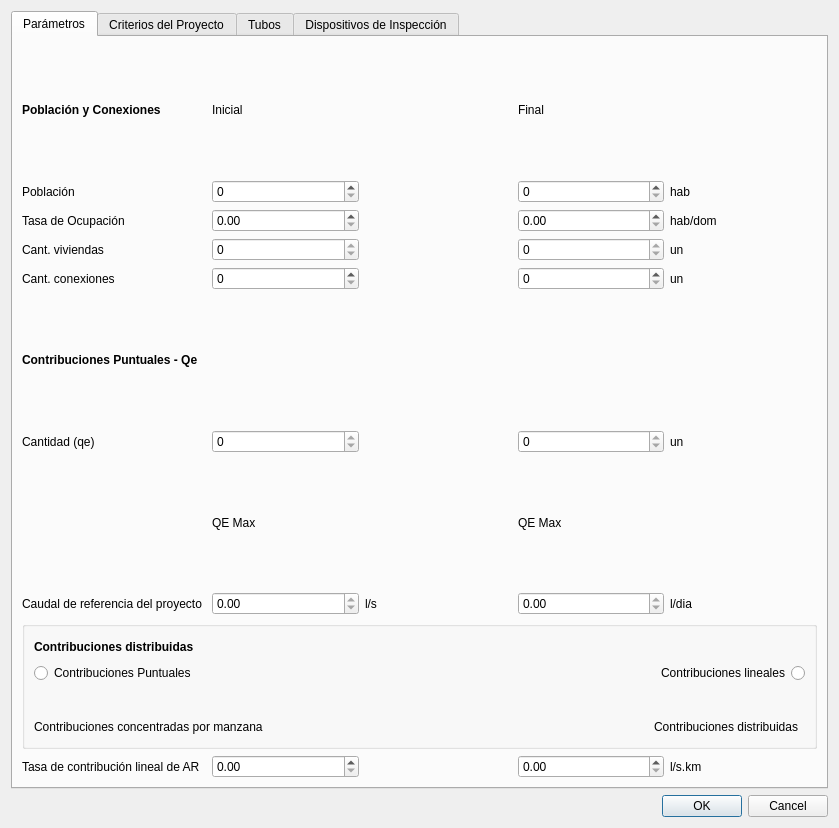
<?xml version="1.0" encoding="UTF-8"?>
<ui version="4.0">
 <class>NewParameterDialog</class>
 <widget class="QDialog" name="NewParameterDialog">
  <property name="geometry">
   <rect>
    <x>0</x>
    <y>0</y>
    <width>839</width>
    <height>828</height>
   </rect>
  </property>
  <property name="windowTitle">
   <string>SANIBIDapp</string>
  </property>
  <layout class="QGridLayout" name="gridLayout_3">
   <item row="1" column="0">
    <widget class="QTabWidget" name="ParametersWidget">
     <property name="autoFillBackground">
      <bool>false</bool>
     </property>
     <property name="currentIndex">
      <number>0</number>
     </property>
     <property name="movable">
      <bool>false</bool>
     </property>
     <widget class="QWidget" name="parametersLabel">
      <attribute name="title">
       <string>Parámetros</string>
      </attribute>
      <layout class="QGridLayout" name="gridLayout_2">
       <item row="13" column="0">
        <widget class="QLabel" name="qeReferenceMaxLabel">
         <property name="text">
          <string>Caudal de referencia del proyecto </string>
         </property>
        </widget>
       </item>
       <item row="0" column="1">
        <widget class="QLabel" name="startLabel">
         <property name="text">
          <string>Inicial</string>
         </property>
        </widget>
       </item>
       <item row="12" column="1">
        <widget class="QLabel" name="qeMaxLabel">
         <property name="text">
          <string>QE Max</string>
         </property>
        </widget>
       </item>
       <item row="10" column="4">
        <widget class="QLabel" name="unitLabel_8">
         <property name="text">
          <string>un</string>
         </property>
        </widget>
       </item>
       <item row="3" column="4">
        <widget class="QLabel" name="populationLabel_3">
         <property name="text">
          <string>hab/dom</string>
         </property>
        </widget>
       </item>
       <item row="1" column="1">
        <widget class="QSpinBox" name="beginningPopulationEdit"/>
       </item>
       <item row="15" column="0" colspan="5">
        <widget class="QGroupBox" name="groupBox">
         <property name="title">
          <string/>
         </property>
         <layout class="QGridLayout" name="gridLayout">
          <item row="3" column="1">
           <widget class="QLabel" name="distributedContributionsLabel_2">
            <property name="text">
             <string>Contribuciones distribuidas</string>
            </property>
            <property name="alignment">
             <set>Qt::AlignRight|Qt::AlignTrailing|Qt::AlignVCenter</set>
            </property>
            <property name="wordWrap">
             <bool>false</bool>
            </property>
            <property name="indent">
             <number>7</number>
            </property>
           </widget>
          </item>
          <item row="2" column="1">
           <widget class="QLabel" name="image_2">
            <property name="layoutDirection">
             <enum>Qt::LeftToRight</enum>
            </property>
            <property name="text">
             <string>&lt;!DOCTYPE HTML PUBLIC &quot;-//W3C//DTD HTML 4.0//EN&quot; &quot;http://www.w3.org/TR/REC-html40/strict.dtd&quot;&gt;
&lt;html&gt;&lt;head&gt;&lt;meta name=&quot;qrichtext&quot; content=&quot;1&quot; /&gt;&lt;style type=&quot;text/css&quot;&gt;
p, li { white-space: pre-wrap; }
&lt;/style&gt;&lt;/head&gt;&lt;body style=&quot; font-family:'Ubuntu'; font-size:11pt; font-weight:400; font-style:normal;&quot;&gt;
&lt;p align=&quot;right&quot; style=&quot; margin-top:12px; margin-bottom:12px; margin-left:0px; margin-right:0px; -qt-block-indent:0; text-indent:0px;&quot;&gt;&lt;img src=&quot;:/prefijoNuevo/contributions.png&quot; /&gt;&lt;img src=&quot;:/distributedContributions/distributedContributions.png&quot; /&gt;&lt;img src=&quot;:/prefijoNuevo/contributions.png&quot; /&gt;&lt;/p&gt;&lt;/body&gt;&lt;/html&gt;</string>
            </property>
           </widget>
          </item>
          <item row="1" column="1">
           <widget class="QRadioButton" name="radioButton_2">
            <property name="layoutDirection">
             <enum>Qt::RightToLeft</enum>
            </property>
            <property name="text">
             <string>Contribuciones lineales</string>
            </property>
            <property name="autoRepeat">
             <bool>false</bool>
            </property>
           </widget>
          </item>
          <item row="1" column="0">
           <widget class="QRadioButton" name="radioButton">
            <property name="text">
             <string>Contribuciones Puntuales</string>
            </property>
           </widget>
          </item>
          <item row="3" column="0">
           <widget class="QLabel" name="concentratedContributionsPerBlockLabel">
            <property name="text">
             <string>Contribuciones concentradas por manzana</string>
            </property>
            <property name="alignment">
             <set>Qt::AlignLeading|Qt::AlignLeft|Qt::AlignVCenter</set>
            </property>
           </widget>
          </item>
          <item row="2" column="0">
           <widget class="QLabel" name="image">
            <property name="layoutDirection">
             <enum>Qt::LeftToRight</enum>
            </property>
            <property name="text">
             <string>&lt;html&gt;&lt;head/&gt;&lt;body&gt;&lt;p&gt;&lt;img src=&quot;:/prefijoNuevo/contributions.png&quot;/&gt;&lt;img src=&quot;:/concentratedContributions/concentratedContributions.png&quot;/&gt;&lt;img src=&quot;:/prefijoNuevo/contributions.png&quot;/&gt;&lt;/p&gt;&lt;/body&gt;&lt;/html&gt;</string>
            </property>
           </widget>
          </item>
          <item row="0" column="0">
           <widget class="QLabel" name="distributedContributionsLabel">
            <property name="font">
             <font>
              <weight>75</weight>
              <bold>true</bold>
             </font>
            </property>
            <property name="text">
             <string>Contribuciones distribuidas</string>
            </property>
           </widget>
          </item>
         </layout>
        </widget>
       </item>
       <item row="10" column="1">
        <widget class="QSpinBox" name="pointFlowsStartEdit">
         <property name="readOnly">
          <bool>true</bool>
         </property>
        </widget>
       </item>
       <item row="10" column="3">
        <widget class="QSpinBox" name="pointFlowsEndEdit">
         <property name="readOnly">
          <bool>true</bool>
         </property>
        </widget>
       </item>
       <item row="1" column="0">
        <widget class="QLabel" name="PopulationLabel">
         <property name="text">
          <string>Población</string>
         </property>
        </widget>
       </item>
       <item row="5" column="3">
        <widget class="QSpinBox" name="residencesEndEdit">
         <property name="readOnly">
          <bool>true</bool>
         </property>
        </widget>
       </item>
       <item row="7" column="3">
        <widget class="QSpinBox" name="connectionsEndEdit_2"/>
       </item>
       <item row="3" column="0">
        <widget class="QLabel" name="occupancyRateLabel">
         <property name="text">
          <string>Tasa de Ocupación</string>
         </property>
        </widget>
       </item>
       <item row="3" column="1">
        <widget class="QDoubleSpinBox" name="occupancyRateStartEdit"/>
       </item>
       <item row="7" column="4">
        <widget class="QLabel" name="unitLabel_2">
         <property name="text">
          <string>un</string>
         </property>
        </widget>
       </item>
       <item row="13" column="4">
        <widget class="QLabel" name="litersDayLabel">
         <property name="text">
          <string>l/dia</string>
         </property>
        </widget>
       </item>
       <item row="1" column="3">
        <widget class="QSpinBox" name="finalPopulationEdit"/>
       </item>
       <item row="12" column="3">
        <widget class="QLabel" name="qeMedLabel">
         <property name="text">
          <string>QE Max</string>
         </property>
        </widget>
       </item>
       <item row="7" column="0">
        <widget class="QLabel" name="connectionsLabel">
         <property name="text">
          <string>Cant. conexiones</string>
         </property>
        </widget>
       </item>
       <item row="10" column="0">
        <widget class="QLabel" name="pointFlowsLabel">
         <property name="text">
          <string>Cantidad (qe)</string>
         </property>
        </widget>
       </item>
       <item row="5" column="1">
        <widget class="QSpinBox" name="residencesStartEdit">
         <property name="readOnly">
          <bool>true</bool>
         </property>
        </widget>
       </item>
       <item row="7" column="1">
        <widget class="QSpinBox" name="connectionsStartEdit"/>
       </item>
       <item row="1" column="4">
        <widget class="QLabel" name="populationLabel">
         <property name="text">
          <string>hab</string>
         </property>
        </widget>
       </item>
       <item row="17" column="0">
        <widget class="QLabel" name="sewerContributionRateLabel">
         <property name="text">
          <string>Tasa de contribución lineal de AR</string>
         </property>
        </widget>
       </item>
       <item row="13" column="3">
        <widget class="QDoubleSpinBox" name="qeReferenceMaxEdit">
         <property name="readOnly">
          <bool>true</bool>
         </property>
        </widget>
       </item>
       <item row="13" column="1">
        <widget class="QDoubleSpinBox" name="qeReferenceMedEdit">
         <property name="readOnly">
          <bool>true</bool>
         </property>
        </widget>
       </item>
       <item row="9" column="0">
        <widget class="QLabel" name="specificContributionsLabel">
         <property name="font">
          <font>
           <weight>75</weight>
           <bold>true</bold>
          </font>
         </property>
         <property name="text">
          <string>Contribuciones Puntuales - Qe</string>
         </property>
        </widget>
       </item>
       <item row="13" column="2">
        <widget class="QLabel" name="litersSecondLabel">
         <property name="text">
          <string>l/s</string>
         </property>
        </widget>
       </item>
       <item row="0" column="3">
        <widget class="QLabel" name="endLabel">
         <property name="text">
          <string>Final</string>
         </property>
        </widget>
       </item>
       <item row="0" column="0">
        <widget class="QLabel" name="populationConnectionsLabel">
         <property name="font">
          <font>
           <weight>75</weight>
           <bold>true</bold>
          </font>
         </property>
         <property name="text">
          <string>Población y Conexiones</string>
         </property>
        </widget>
       </item>
       <item row="5" column="0">
        <widget class="QLabel" name="residencesLabel">
         <property name="text">
          <string>Cant. viviendas</string>
         </property>
        </widget>
       </item>
       <item row="3" column="3">
        <widget class="QDoubleSpinBox" name="occupancyRateEndEdit"/>
       </item>
       <item row="5" column="4">
        <widget class="QLabel" name="unitLabel">
         <property name="text">
          <string>un</string>
         </property>
        </widget>
       </item>
       <item row="17" column="1">
        <widget class="QDoubleSpinBox" name="sewerContributionRateStartEdit"/>
       </item>
       <item row="17" column="3">
        <widget class="QDoubleSpinBox" name="sewerContributionRateEndEdit"/>
       </item>
       <item row="17" column="4">
        <widget class="QLabel" name="litersKilometersLabel">
         <property name="text">
          <string>l/s.km</string>
         </property>
        </widget>
       </item>
      </layout>
     </widget>
     <widget class="QWidget" name="projectCriteriasLabel">
      <attribute name="title">
       <string>Criterios del Proyecto</string>
      </attribute>
      <layout class="QFormLayout" name="formLayout">
       <item row="0" column="0">
        <widget class="QLabel" name="profileLabel">
         <property name="text">
          <string>Seleccione Perfil</string>
         </property>
        </widget>
       </item>
       <item row="0" column="1">
        <widget class="QComboBox" name="profileComboBox">
         <item>
          <property name="text">
           <string/>
          </property>
         </item>
         <item>
          <property name="text">
           <string>Tuviejaentanga</string>
          </property>
         </item>
         <item>
          <property name="text">
           <string>Criterio2</string>
          </property>
         </item>
        </widget>
       </item>
       <item row="1" column="0">
        <widget class="QLabel" name="nameLabel">
         <property name="text">
          <string>Nombre</string>
         </property>
        </widget>
       </item>
       <item row="1" column="1">
        <widget class="QLineEdit" name="lineEdit_10"/>
       </item>
       <item row="2" column="0" colspan="2">
        <widget class="QGroupBox" name="groupBox_2">
         <property name="title">
          <string/>
         </property>
         <layout class="QFormLayout" name="formLayout_2">
          <item row="3" column="0">
           <widget class="QLabel" name="waterConsumptionPcLabel">
            <property name="text">
             <string>Dotación per capita de Agua</string>
            </property>
           </widget>
          </item>
          <item row="5" column="0">
           <widget class="QLabel" name="k1DailyLabel">
            <property name="text">
             <string>K1 (coef. día max consumo)</string>
            </property>
           </widget>
          </item>
          <item row="7" column="0">
           <widget class="QLabel" name="k2HourlyLabel">
            <property name="text">
             <string>K2 (coef. hora max consumo)</string>
            </property>
           </widget>
          </item>
          <item row="8" column="0">
           <widget class="QLabel" name="coefficientReturnCLabel">
            <property name="text">
             <string>Coef. Retorno C</string>
            </property>
           </widget>
          </item>
          <item row="9" column="0">
           <widget class="QLabel" name="intakeRateLabel">
            <property name="text">
             <string>Tasa de Infiltracion</string>
            </property>
           </widget>
          </item>
          <item row="10" column="0">
           <widget class="QLabel" name="avgTractiveForceLabel">
            <property name="text">
             <string>Fuerza tractiva media - min</string>
            </property>
           </widget>
          </item>
          <item row="11" column="0">
           <widget class="QLabel" name="flowMinQminLabel">
            <property name="text">
             <string>Caudal min. Qmin</string>
            </property>
           </widget>
          </item>
          <item row="12" column="0">
           <widget class="QLabel" name="waterSurfaceMaxLabel">
            <property name="text">
             <string>Lámina máx. especial (DN &lt; 150mm)</string>
            </property>
           </widget>
          </item>
          <item row="13" column="0">
           <widget class="QLabel" name="maxWaterLevelLabel">
            <property name="text">
             <string>Lámina máx. regular (DN &gt; 150mm)</string>
            </property>
           </widget>
          </item>
          <item row="0" column="0">
           <widget class="QLabel" name="parametersHydraulicCalculationLabel">
            <property name="font">
             <font>
              <weight>75</weight>
              <bold>true</bold>
             </font>
            </property>
            <property name="text">
             <string>Parámetros - Cálculo Hidráulico</string>
            </property>
           </widget>
          </item>
          <item row="3" column="1">
           <widget class="QDoubleSpinBox" name="doubleSpinBox"/>
          </item>
          <item row="5" column="1">
           <widget class="QDoubleSpinBox" name="doubleSpinBox_2"/>
          </item>
          <item row="7" column="1">
           <widget class="QDoubleSpinBox" name="doubleSpinBox_3"/>
          </item>
          <item row="8" column="1">
           <widget class="QDoubleSpinBox" name="doubleSpinBox_4"/>
          </item>
          <item row="9" column="1">
           <widget class="QDoubleSpinBox" name="doubleSpinBox_5"/>
          </item>
          <item row="10" column="1">
           <widget class="QDoubleSpinBox" name="doubleSpinBox_6"/>
          </item>
          <item row="11" column="1">
           <widget class="QDoubleSpinBox" name="doubleSpinBox_7"/>
          </item>
          <item row="12" column="1">
           <widget class="QDoubleSpinBox" name="doubleSpinBox_8"/>
          </item>
          <item row="13" column="1">
           <widget class="QDoubleSpinBox" name="doubleSpinBox_9"/>
          </item>
         </layout>
        </widget>
       </item>
       <item row="3" column="0" colspan="2">
        <widget class="QGroupBox" name="groupBox_3">
         <property name="title">
          <string/>
         </property>
         <layout class="QFormLayout" name="formLayout_3">
          <item row="1" column="0">
           <layout class="QGridLayout" name="gridLayout_5"/>
          </item>
          <item row="0" column="0">
           <widget class="QLabel" name="diametersLabel">
            <property name="font">
             <font>
              <weight>75</weight>
              <bold>true</bold>
             </font>
            </property>
            <property name="text">
             <string>Diámetros</string>
            </property>
           </widget>
          </item>
          <item row="2" column="0">
           <widget class="QLabel" name="minDiameterLabel">
            <property name="text">
             <string>DN Mínimo</string>
            </property>
           </widget>
          </item>
          <item row="2" column="1">
           <widget class="QDoubleSpinBox" name="minDiameterLineEdit">
            <property name="acceptDrops">
             <bool>true</bool>
            </property>
           </widget>
          </item>
         </layout>
        </widget>
       </item>
       <item row="4" column="0" colspan="2">
        <widget class="QPushButton" name="pushButton">
         <property name="text">
          <string>Guardar Perfil</string>
         </property>
        </widget>
       </item>
      </layout>
     </widget>
     <widget class="QWidget" name="pipesLabel">
      <attribute name="title">
       <string>Tubos</string>
      </attribute>
      <layout class="QGridLayout" name="gridLayout_4">
       <item row="0" column="0">
        <widget class="QListWidget" name="listWidget"/>
       </item>
      </layout>
     </widget>
     <widget class="QWidget" name="inspectionDevicesLabel">
      <attribute name="title">
       <string>Dispositivos de Inspección</string>
      </attribute>
     </widget>
    </widget>
   </item>
   <item row="2" column="0">
    <widget class="QDialogButtonBox" name="buttonBox">
     <property name="orientation">
      <enum>Qt::Horizontal</enum>
     </property>
     <property name="standardButtons">
      <set>QDialogButtonBox::Cancel|QDialogButtonBox::Ok</set>
     </property>
    </widget>
   </item>
  </layout>
 </widget>
 <tabstops>
  <tabstop>ParametersWidget</tabstop>
  <tabstop>beginningPopulationEdit</tabstop>
  <tabstop>finalPopulationEdit</tabstop>
  <tabstop>occupancyRateStartEdit</tabstop>
  <tabstop>occupancyRateEndEdit</tabstop>
  <tabstop>residencesStartEdit</tabstop>
  <tabstop>residencesEndEdit</tabstop>
  <tabstop>connectionsStartEdit</tabstop>
  <tabstop>connectionsEndEdit_2</tabstop>
  <tabstop>pointFlowsStartEdit</tabstop>
  <tabstop>pointFlowsEndEdit</tabstop>
  <tabstop>qeReferenceMedEdit</tabstop>
  <tabstop>qeReferenceMaxEdit</tabstop>
  <tabstop>radioButton</tabstop>
  <tabstop>radioButton_2</tabstop>
  <tabstop>sewerContributionRateStartEdit</tabstop>
  <tabstop>sewerContributionRateEndEdit</tabstop>
  <tabstop>profileComboBox</tabstop>
  <tabstop>lineEdit_10</tabstop>
  <tabstop>doubleSpinBox</tabstop>
  <tabstop>doubleSpinBox_2</tabstop>
  <tabstop>doubleSpinBox_3</tabstop>
  <tabstop>doubleSpinBox_4</tabstop>
  <tabstop>doubleSpinBox_5</tabstop>
  <tabstop>doubleSpinBox_6</tabstop>
  <tabstop>doubleSpinBox_7</tabstop>
  <tabstop>doubleSpinBox_8</tabstop>
  <tabstop>doubleSpinBox_9</tabstop>
  <tabstop>minDiameterLineEdit</tabstop>
  <tabstop>pushButton</tabstop>
  <tabstop>listWidget</tabstop>
 </tabstops>
 <resources>
  <include location="images/contributions.qrc"/>
 </resources>
 <connections>
  <connection>
   <sender>buttonBox</sender>
   <signal>accepted()</signal>
   <receiver>NewParameterDialog</receiver>
   <slot>accept()</slot>
   <hints>
    <hint type="sourcelabel">
     <x>248</x>
     <y>254</y>
    </hint>
    <hint type="destinationlabel">
     <x>157</x>
     <y>274</y>
    </hint>
   </hints>
  </connection>
  <connection>
   <sender>buttonBox</sender>
   <signal>rejected()</signal>
   <receiver>NewParameterDialog</receiver>
   <slot>reject()</slot>
   <hints>
    <hint type="sourcelabel">
     <x>316</x>
     <y>260</y>
    </hint>
    <hint type="destinationlabel">
     <x>286</x>
     <y>274</y>
    </hint>
   </hints>
  </connection>
  <connection>
   <sender>buttonBox</sender>
   <signal>clicked(QAbstractButton*)</signal>
   <receiver>NewParameterDialog</receiver>
   <slot>open()</slot>
   <hints>
    <hint type="sourcelabel">
     <x>761</x>
     <y>798</y>
    </hint>
    <hint type="destinationlabel">
     <x>1032</x>
     <y>-8</y>
    </hint>
   </hints>
  </connection>
 </connections>
</ui>
